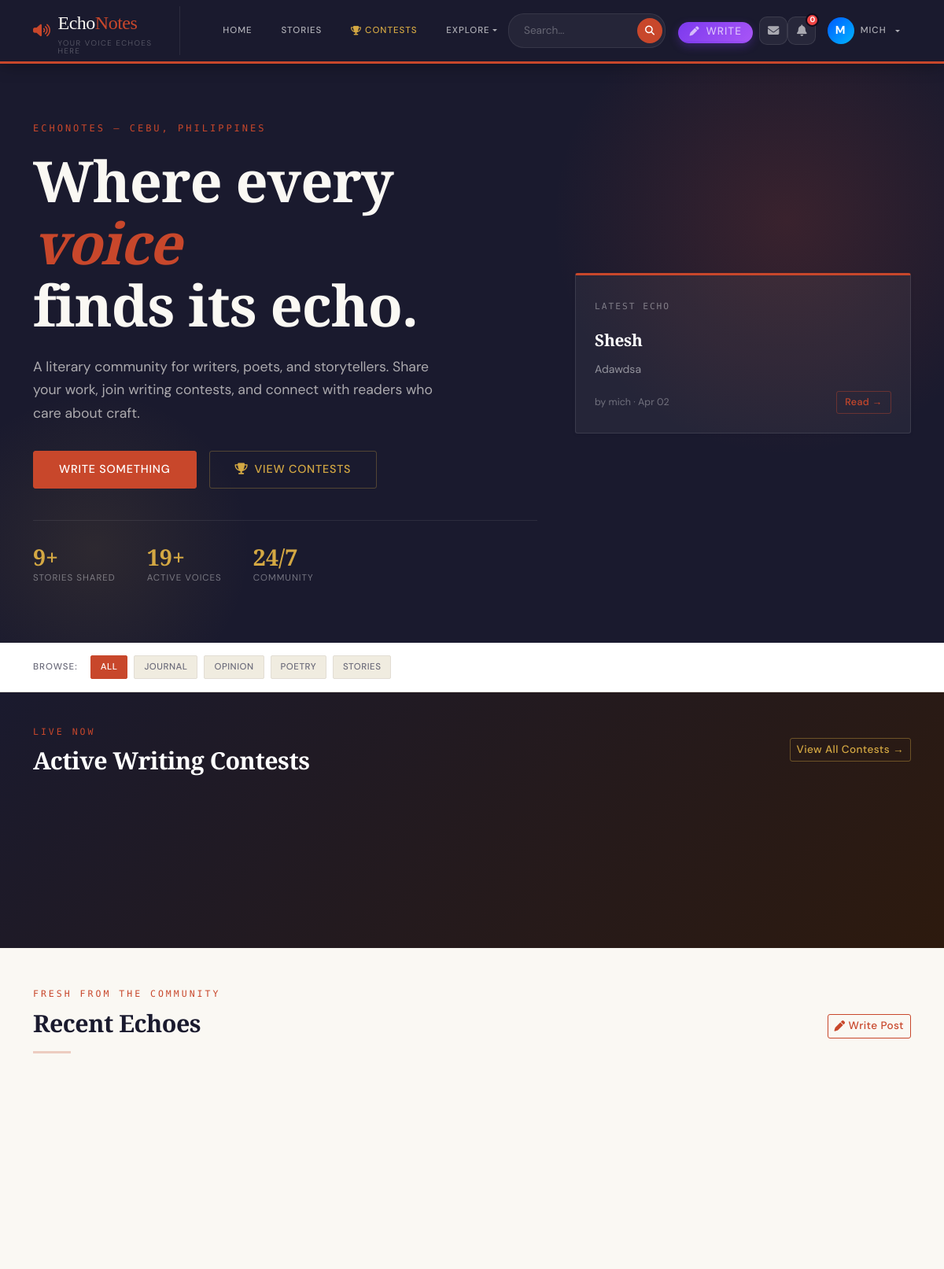
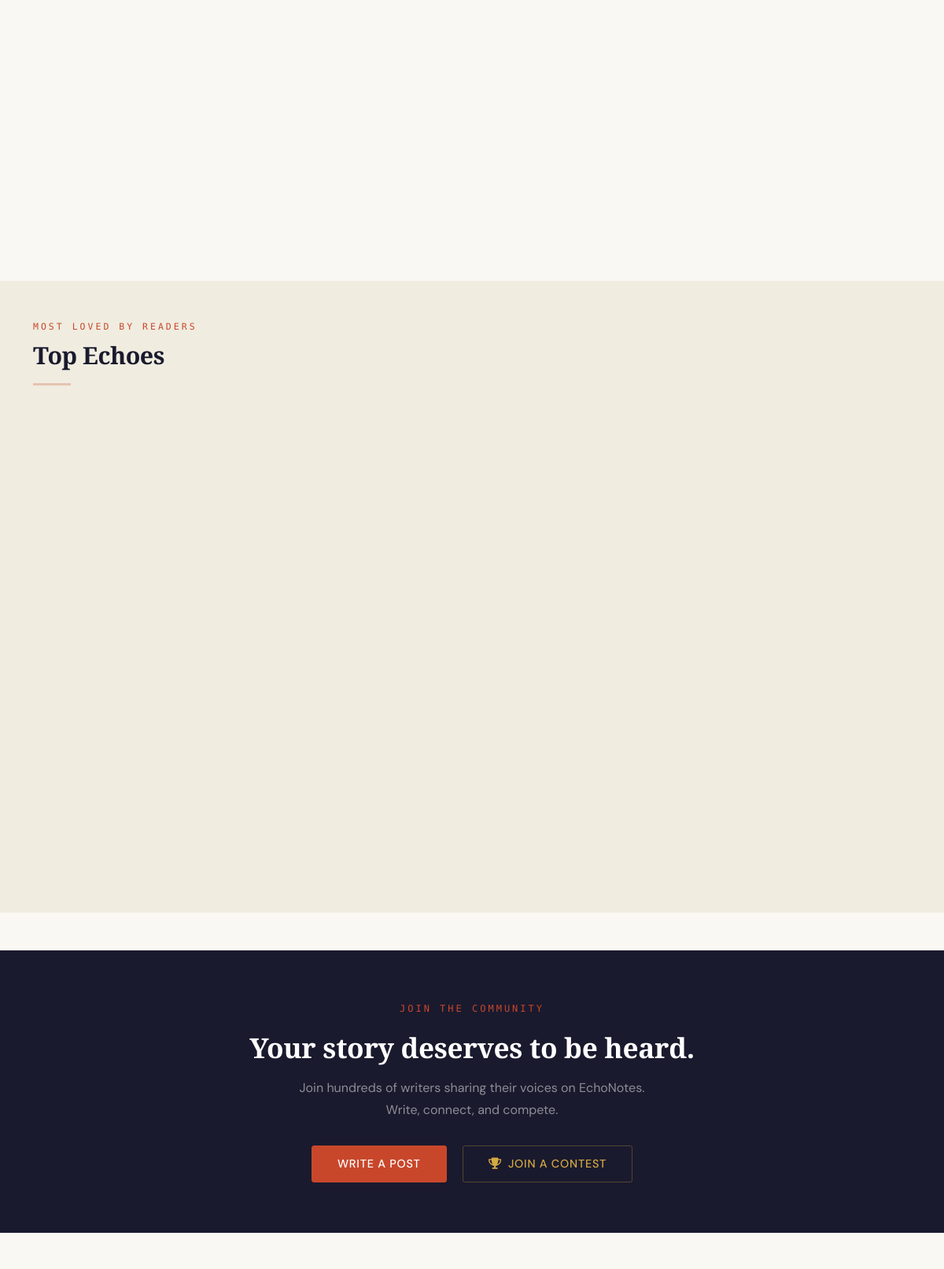
/ (signed in, upper part), run on the app's committed database (2 pictures, top to bottom).
### blog/models.py (models this page shows, shortened)
class Post(models.Model):
    STATUS_DRAFT = 'draft'
    STATUS_PUBLISHED = 'published'
    STATUS_CHOICES = [
        (STATUS_DRAFT, 'Draft'),
        (STATUS_PUBLISHED, 'Published'),
    ]
    title = models.CharField(max_length=200)
    content = models.TextField()
    author = models.ForeignKey(User, on_delete=models.CASCADE, related_name='posts')
    category = models.ForeignKey(Category, on_delete=models.SET_NULL, null=True, blank=True, related_name='posts')
    mood = models.CharField(max_length=20, choices=MOOD_CHOICES, blank=True)
    status = models.CharField(max_length=10, choices=STATUS_CHOICES, default=STATUS_PUBLISHED)
    created_date = models.DateTimeField(default=timezone.now)
    updated_date = models.DateTimeField(auto_now=True)
    class Meta:
        ordering = ['-created_date']
    def total_likes(self):
        return self.likes.count()
    def total_comments(self):
        return self.comments.count()
    def reading_time(self):
        return max(1, math.ceil(len(self.content.split()) / 200))

class Category(models.Model):
    name = models.CharField(max_length=100, unique=True)
    slug = models.SlugField(max_length=100, unique=True)
    description = models.TextField(blank=True)
    class Meta:
        verbose_name_plural = 'Categories'
        ordering = ['name']

### blog/views.py (the view)
# urls.py: path('', views.landing, name='landing'),
def landing(request):
    context = {
        'recent_posts': Post.objects.filter(status='published').order_by('-created_date')[:6],
        'popular_posts': Post.objects.filter(status='published').annotate(
            like_count=Count('likes')
        ).order_by('-like_count', '-created_date')[:6],
        'total_posts': Post.objects.filter(status='published').count(),
        'total_users': UserProfile.objects.count(),
        'categories': Category.objects.all(),
        'active_contests': Contest.objects.filter(status__in=['open', 'voting']).order_by('-created_date')[:3],
        'today_prompt': DailyPrompt.objects.filter(date=date.today(), is_active=True).first(),
        'today_word': WordOfTheDay.objects.filter(date=date.today()).first(),
        'latest_broadcast': AIBroadcast.objects.filter(is_active=True).first(),
    }
    return render(request, 'landing.html', context)

### blog/context_processors.py (called while the page is built)
def categories(request):
    from .models import Category
    return {'categories': Category.objects.all()}

### blog/models.py (called while the page is built)
    def total_entries(self):
        return self.entries.count()

### blog/templates/landing.html (shortened to what this page needs)
{% extends 'base.html' %}
{% load static %}
{% block content %}
<section class="hero-section py-5">
    <div class="container py-4">
        <div class="row align-items-center">
            <div class="col-lg-7">
                <span class="hero-eyebrow">EchoNotes — Cebu, Philippines</span>
                <h1 class="hero-title">
                    Where every <em>voice</em><br>finds its echo.
                </h1>
                <p class="hero-subtitle">
                    A literary community for writers, poets, and storytellers.
                    Share your work, join writing contests, and connect with
                    readers who care about craft.
                </p>
                {% if not user.is_authenticated %}
                <div class="d-flex gap-3 flex-wrap">
                    <a href="{% url 'register' %}" class="btn btn-primary btn-lg">
                        Start Writing Free
                    </a>
                    <a href="{% url 'login' %}" class="btn btn-lg"
                       style="color:rgba(255,255,255,0.7);border:1px solid rgba(255,255,255,0.2)">
                        Sign In
                    </a>
                </div>
                {% else %}
                <div class="d-flex gap-3 flex-wrap">
                    <a href="{% url 'create-post' %}" class="btn btn-primary btn-lg">
                        Write Something
                    </a>
                    <a href="{% url 'contest-list' %}" class="btn btn-lg"
                       style="color:var(--gold);border:1px solid rgba(212,168,67,0.3)">
                        <i class="fas fa-trophy me-2"></i>View Contests
                    </a>
                </div>
                {% endif %}
                <div class="hero-stats">
                    <div>
                        <div class="hero-stat-number">{{ total_posts }}+</div>
                        <div class="hero-stat-label">Stories Shared</div>
                    </div>
                    <div>
                        <div class="hero-stat-number">{{ total_users }}+</div>
                        <div class="hero-stat-label">Active Voices</div>
                    </div>
                    <div>
                        <div class="hero-stat-number">24/7</div>
                        <div class="hero-stat-label">Community</div>
                    </div>
                </div>
            </div>
            <div class="col-lg-5 d-none d-lg-block">
                {% if recent_posts %}
                {% with post=recent_posts.0 %}
                <div class="card p-4 ms-4" style="background:rgba(255,255,255,0.05);border:1px solid rgba(255,255,255,0.1);border-top:3px solid var(--accent)">
                    <div class="mb-3">
                        <span style="font-family:var(--font-mono);font-size:0.7rem;letter-spacing:2px;text-transform:uppercase;color:rgba(255,255,255,0.4)">
                            Latest Echo
                        </span>
                    </div>
                    <h4 style="font-family:var(--font-display);color:white;font-size:1.3rem;line-height:1.35;margin-bottom:0.75rem">
                        {{ post.title }}
                    </h4>
                    <p style="color:rgba(255,255,255,0.5);font-size:0.875rem;line-height:1.65;margin-bottom:1rem">
                        {{ post.content|truncatewords:25 }}
                    </p>
                    <div class="d-flex justify-content-between align-items-center">
                        <small style="color:rgba(255,255,255,0.35);font-size:0.78rem">
                            by {{ post.author.username }} · {{ post.created_date|date:"M d" }}
                        </small>
                        <a href="{% url 'post-detail' post.pk %}" class="btn btn-sm"
                           style="color:var(--accent);border:1px solid rgba(200,71,43,0.4);font-size:0.78rem;padding:0.25rem 0.65rem">
                            Read →
                        </a>
                    </div>
                </div>
                {% endwith %}
                {% endif %}
            </div>
        </div>
    </div>
</section>
<section style="background:white;border-bottom:1px solid var(--cream-border);padding:1rem 0;position:sticky;top:62px;z-index:100">
    <div class="container">
        <div class="d-flex gap-2 align-items-center flex-wrap">
            <span style="font-size:0.72rem;letter-spacing:1px;text-transform:uppercase;color:var(--ink-muted);font-weight:500;margin-right:0.5rem">Browse:</span>
            <a href="{% url 'landing' %}" class="category-pill active">All</a>
            {% for category in categories %}
                <a href="{% url 'category-posts' category.slug %}" class="category-pill">
                    {{ category.name }}
                </a>
            {% endfor %}
        </div>
    </div>
</section>
{% if active_contests %}
<section style="background:linear-gradient(135deg,#1a1a2e,#2d1a0e);padding:2.5rem 0;">
    <div class="container">
        <div class="d-flex justify-content-between align-items-center mb-3 flex-wrap gap-2">
            <div>
                <span class="section-eyebrow">Live Now</span>
                <h2 class="section-title" style="color:white">Active Writing Contests</h2>
            </div>
            <a href="{% url 'contest-list' %}" class="btn btn-sm" style="color:var(--gold);border:1px solid rgba(212,168,67,0.4)">
                View All Contests →
            </a>
        </div>
        <div class="row g-3">
            {% for contest in active_contests %}
            <div class="col-md-4">
            </div>
            {% endfor %}
        </div>
    </div>
</section>
{% endif %}
<section class="container my-5">
    <div class="d-flex justify-content-between align-items-end mb-1">
        <div>
            <span class="section-eyebrow">Fresh from the community</span>
            <h2 class="section-title">Recent Echoes</h2>
        </div>
        {% if user.is_authenticated %}
        <a href="{% url 'create-post' %}" class="btn btn-outline-primary btn-sm d-none d-md-inline-flex align-items-center gap-1">
            <i class="fas fa-pen"></i> Write Post
        </a>
        {% endif %}
    </div>
    <hr class="section-divider">
    <div class="row g-4">
        {% for post in recent_posts %}
        <div class="col-md-6 col-lg-4">
        </div>
        {% endfor %}
    </div>
</section>
<section style="background:var(--cream-dark);padding:3rem 0;margin:3rem 0">
    <div class="container">
        <div class="mb-1">
            <span class="section-eyebrow">Most loved by readers</span>
            <h2 class="section-title">Top Echoes</h2>
        </div>
        <hr class="section-divider">
        <div class="row g-4">
            {% for post in popular_posts %}
            <div class="col-md-6 col-lg-4">
            </div>
            {% empty %}
            <div class="col-12 text-center py-4 text-muted">No popular posts yet.</div>
            {% endfor %}
        </div>
    </div>
</section>
<section style="background:var(--ink);padding:4rem 0;text-align:center">
    <div class="container">
        <span class="hero-eyebrow" style="justify-content:center;display:block">Join the Community</span>
        <h2 style="font-family:var(--font-display);color:white;font-size:2.2rem;margin-bottom:1rem">
            Your story deserves to be heard.
        </h2>
        <p style="color:rgba(255,255,255,0.5);max-width:480px;margin:0 auto 2rem;font-size:1rem;line-height:1.7">
            Join hundreds of writers sharing their voices on EchoNotes.
            Write, connect, and compete.
        </p>
        {% if not user.is_authenticated %}
        <a href="{% url 'register' %}" class="btn btn-primary btn-lg me-3">Create Free Account</a>
        <a href="{% url 'contest-list' %}" class="btn btn-lg" style="color:var(--gold);border:1px solid rgba(212,168,67,0.3)">
            <i class="fas fa-trophy me-2"></i>View Contests
        </a>
        {% else %}
        <a href="{% url 'create-post' %}" class="btn btn-primary btn-lg me-3">Write a Post</a>
        <a href="{% url 'contest-list' %}" class="btn btn-lg" style="color:var(--gold);border:1px solid rgba(212,168,67,0.3)">
            <i class="fas fa-trophy me-2"></i>Join a Contest
        </a>
        {% endif %}
    </div>
</section>
{% endblock %}

### blog/templates/base.html (shortened to what this page needs)
<!DOCTYPE html>
<html lang="en">
<head>
    <link href="https://cdn.jsdelivr.net/npm/bootstrap@5.3.0/dist/css/bootstrap.min.css" rel="stylesheet">
    <link rel="stylesheet" href="https://cdnjs.cloudflare.com/ajax/libs/font-awesome/6.4.0/css/all.min.css">
    {% load static %}
    <link rel="stylesheet" href="{% static 'css/style.css' %}?v=1.0.1">
<body>
<nav class="echonav navbar navbar-expand-lg">
    <div class="container">
        <a class="echo-brand" href="{% url 'landing' %}">
            <i class="fas fa-volume-up" style="color:var(--accent);font-size:1.1rem"></i>
            <div>
                Echo<span>Notes</span>
                <small>Your voice echoes here</small>
            </div>
        </a>
        <div class="collapse navbar-collapse" id="navbarNav">
            <ul class="navbar-nav me-auto mb-2 mb-lg-0 align-items-lg-center" style="gap: 0.5rem; margin-left: 1.5rem;">
                <li class="nav-item">
                    <a class="nav-link" href="{% url 'landing' %}">Home</a>
                </li>
                <li class="nav-item">
                    <a class="nav-link" href="{% url 'story-list' %}">Stories</a>
                </li>
                <li class="nav-item">
                    <a class="nav-link highlight" href="{% url 'contest-list' %}">
                        <i class="fas fa-trophy me-1" style="color:var(--gold)"></i>Contests
                    </a>
                </li>
                <li class="nav-item dropdown">
                    <a class="nav-link dropdown-toggle" href="#" id="exploreDropdown" role="button" data-bs-toggle="dropdown" aria-expanded="false">
                        Explore
                    </a>
                </li>
            </ul>
            <div class="d-flex align-items-lg-center gap-3">
                <form class="echo-search d-flex align-items-center m-0" action="{% url 'search' %}" method="GET" style="background: rgba(255,255,255,0.05); border-radius: 20px; padding: 3px; border: 1px solid rgba(255,255,255,0.08);">
                    <input type="search" name="q" placeholder="Search..." required class="border-0 bg-transparent text-white px-3" style="outline: none; font-size: 0.85rem; width: 160px;">
                    <button type="submit" class="border-0 rounded-circle d-flex justify-content-center align-items-center" style="background: var(--accent); width: 32px; height: 32px; color: white;"><i class="fas fa-search" style="font-size: 0.75rem;"></i></button>
                </form>
                <ul class="navbar-nav align-items-lg-center m-0">
                    {% if user.is_authenticated %}
                        <li class="nav-item me-2 d-none d-lg-block">
                            <a class="nav-link py-1 px-3 text-white" href="{% url 'create-post' %}" style="background: linear-gradient(135deg, #7c3aed, #a855f7); border-radius: 20px; font-size: 0.85rem; font-weight: 500; display: inline-flex; align-items: center; box-shadow: 0 4px 12px rgba(124,58,237,0.3);">
                                <i class="fas fa-pen me-2" style="font-size: 0.75rem;"></i> Write
                            </a>
                        </li>
                        {% if user.is_authenticated %}
                        <li class="nav-item">
                          <a href="{% url 'inbox' %}" class="notif-icon-btn" title="Messages" style="text-decoration:none">
                            <i class="fas fa-envelope"></i>
                          </a>
                        </li>
                        <li class="nav-item" style="position:relative">
                          <button id="notif-bell-btn" class="notif-icon-btn" title="Notifications">
                            <i class="fas fa-bell"></i>
                            <span id="notif-badge" class="notif-badge" style="display:none">0</span>
                          </button>
                        </li>
                        {% endif %}
                        <li class="nav-item dropdown">
                            <a class="nav-link dropdown-toggle d-flex align-items-center gap-2" href="#" id="profileDropdown" role="button" data-bs-toggle="dropdown" aria-expanded="false" style="padding: 0.2rem 1rem;">
                                <div class="rounded-circle d-flex justify-content-center align-items-center" style="width: 34px; height: 34px; background: linear-gradient(135deg,rgb(0, 89, 255),rgb(0, 183, 255)); color: white; font-weight: bold; font-size: 0.9rem;">
                                    {{ user.username|make_list|first|upper }}
                                </div>
                                <span class="d-none d-lg-block">{{ user.username }}</span>
                            </a>
                        </li>
                    {% endif %}
                </ul>
            </div>
        </div>
    </div>
</nav>
<main>
    {% block content %}{% endblock %}
</main>
</body>
</html>

### blog/templates/base.html (style rules this page uses)
.notif-icon-btn { width: 36px; height: 36px; border-radius: 10px; background: rgba(255,255,255,0.06); border: 1px solid rgba(255,255,255,0.09); color: rgba(255,255,255,0.6); display: flex; align-items: center; justify-content: center; font-size: 0.9rem; cursor: pointer; position: relative; transition: all 0.18s; text-decoration: none; }
.notif-badge { position: absolute; top: -5px; right: -5px; min-width: 17px; height: 17px; border-radius: 50%; background: #ef4444; color: white; font-size: 0.6rem; font-weight: 700; font-family: 'DM Sans', sans-serif; display: flex !important; align-items: center; justify-content: center; border: 2px solid #0f0a1a; padding: 0 3px; }

### data on the page
Post: title "Shesh", content "Adawdsa", author.username "mich", created_date "Apr 02"
Category: name "JOURNAL"
Category: name "OPINION"
Category: name "POETRY"
Category: name "STORIES"

### other printed values
{{ user.username|make_list|first|upper }} "M"
{{ user.username }} "MICH"
{{ total_posts }} "9"
{{ total_users }} "19"
